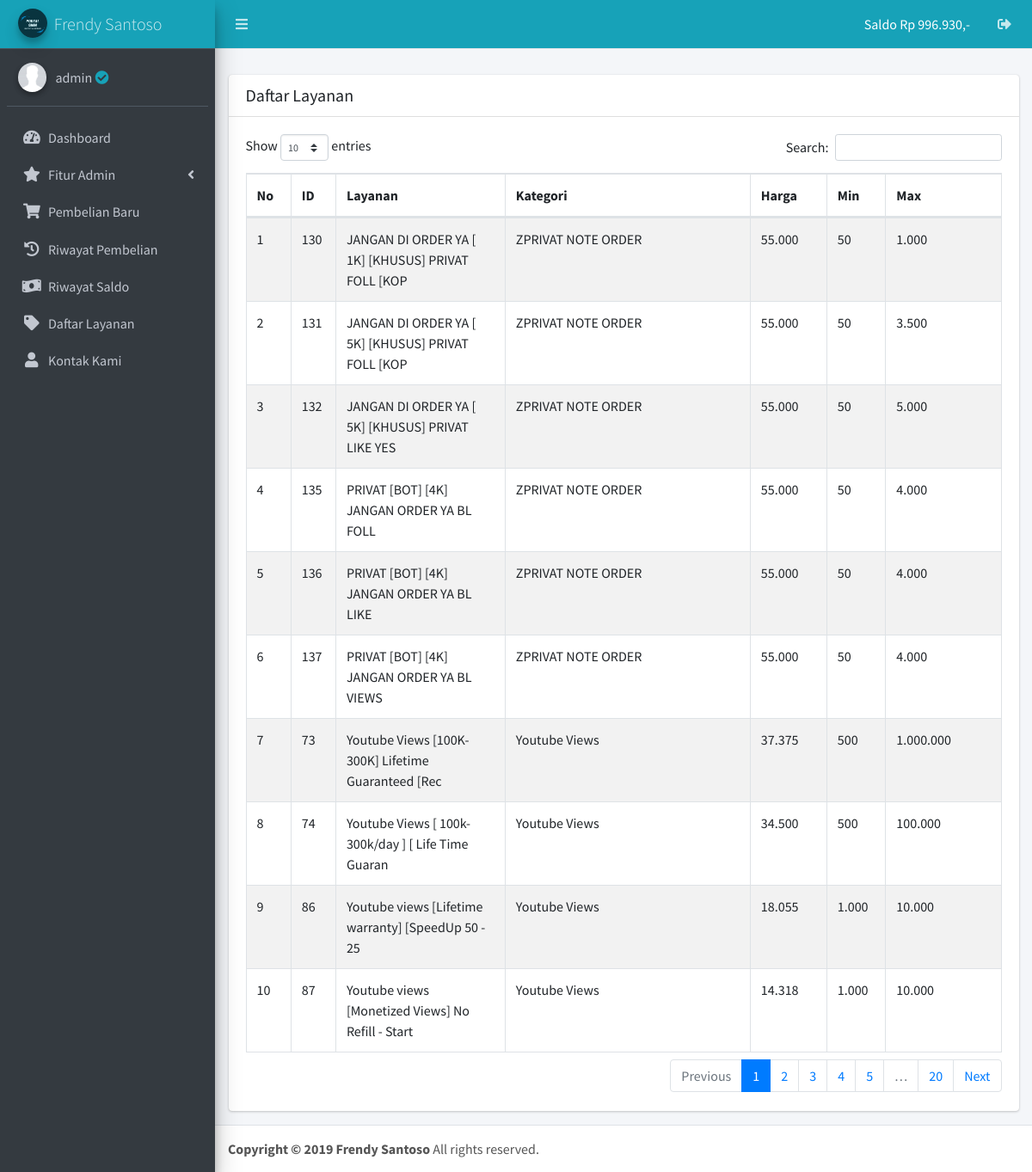
Page /daftar-layanan/index.php (signed in) on the committed database.
### tables this page shows
CREATE TABLE `user` (
  `id` int(11) NOT NULL,
  `username` varchar(50) NOT NULL,
  `password` varchar(250) NOT NULL,
  `level` varchar(50) NOT NULL,
  `saldo` bigint(20) NOT NULL,
  `saldo_terpakai` bigint(20) NOT NULL,
  `nohp` bigint(20) NOT NULL,
  `status` enum('On','Off') NOT NULL,
  `tgl_reg` varchar(30) NOT NULL
);

CREATE TABLE `service` (
  `id` int(11) NOT NULL,
  `layanan` varchar(250) NOT NULL,
  `kategori` varchar(250) NOT NULL,
  `harga` bigint(20) NOT NULL,
  `min` bigint(20) NOT NULL,
  `max` bigint(20) NOT NULL,
  `provider_id` bigint(20) NOT NULL
);

### include/function.php (called while the page is built, shortened)
<?php
	require 'data-panel.php';
	$link = "http://localhost/_11-november-2019/smm-free";
?>

### include/data-panel.php (called while the page is built)
<?php
$judul = "Frendy Santoso";
?>

### daftar-layanan/index.php (the view, shortened to what this page needs)
<?php
require '../include/function.php';
$username = $_SESSION['username'];
$qUser = mysqli_query($db, "SELECT * FROM user WHERE username = '$username'");
$fUser = mysqli_fetch_assoc($qUser);
?>
<!DOCTYPE html>
<html>
<head>
  <link rel="stylesheet" href="https://use.fontawesome.com/releases/v5.8.2/css/all.css">
  <link rel="stylesheet" href="https://code.ionicframework.com/ionicons/2.0.1/css/ionicons.min.css">
  <link rel="stylesheet" href="<?= $link; ?>/assets/plugins/datatables/dataTables.bootstrap4.css">
  <link rel="stylesheet" href="<?= $link; ?>/assets/dist/css/adminlte.min.css">
</head>
<body class="hold-transition sidebar-mini">
<div class="wrapper">
  <?php require '../include/header.php'; ?>
  <div class="content-wrapper">
    <section class="content" style="padding-top: 30px;">
      <div class="container-fluid">
        <div class="row">
          <div class="col-md-12">
            <div class="card">
              <div class="card-header">
                <h3 class="card-title">Daftar Layanan</h3>
              </div>
              <div class="card-body" style="overflow: auto;">
                <table id="example1" class="table table-bordered table-striped">
                  <thead>
                  <tr>
                    <th>No</th>
                    <th>ID</th>
                    <th>Layanan</th>
                    <th>Kategori</th>
                    <th>Harga</th>
                    <th>Min</th>
                    <th>Max</th>
                  </tr>
                  </thead>
                  <tbody>
                    <?php
                    $qRi = mysqli_query($db, "SELECT * FROM service ORDER BY kategori DESC");
                    $no = 1;
                    while ($fRi = mysqli_fetch_assoc($qRi)) :
                    ?>
                    <tr>
                      <td><?= $no; ?></td>
                      <td><?= $fRi['provider_id']; ?></td>
                      <td><?= $fRi['layanan']; ?></td>
                      <td><?= $fRi['kategori']; ?></td>
                      <td><?= number_format($fRi['harga'],0,',','.'); ?></td>
                      <td><?= number_format($fRi['min'],0,',','.'); ?></td>
                      <td><?= number_format($fRi['max'],0,',','.'); ?></td>
                    </tr>
                    <?php $no++; endwhile; ?>
                  </tbody>
                </table>
              </div>
            </div>
          </div>
        </div>
      </div>
    </section>
  </div>
  <?php require '../include/footer.php'; ?>
</div>
</body>
</html>

### include/header.php (shortened to what this page needs)
<nav class="main-header navbar navbar-expand border-bottom navbar-dark navbar-info">
  <ul class="navbar-nav">
    <li class="nav-item">
      <a class="nav-link" data-widget="pushmenu" href="#"><i class="fas fa-bars"></i></a>
    </li>
  </ul>
  <ul class="navbar-nav ml-auto">
    <li class="nav-item">
      <a class="nav-link text-white" href="<?= $link; ?>/riwayat-saldo">
        Saldo Rp <?= number_format($fUser['saldo'],0,',','.'); ?>,-
      </a>
    </li>
    <li class="nav-item">
      <a class="nav-link" href="<?= $link; ?>/logout">
        <i class="fas fa-sign-out-alt"></i>
      </a>
    </li>
  </ul>
</nav>
<aside class="main-sidebar sidebar-dark-success elevation-4">
  <a href="<?= $link; ?>" class="brand-link navbar-info">
    <img src="<?= $link; ?>/assets/dist/img/portalsmm.png" alt="AdminLTE Logo" class="brand-image img-circle elevation-3"
         style="opacity: .8">
    <span class="brand-text font-weight-light"><?= $judul; ?></span>
  </a>
  <div class="sidebar">
    <div class="user-panel mt-3 pb-3 mb-3 d-flex">
      <div class="image">
        <img src="<?= $link; ?>/assets/dist/img/profile.jpeg" class="img-circle elevation-2" alt="User Image">
      </div>
      <div class="info">
        <a href="#" class="d-block"><?= $username; ?> <?php if ($fUser['level'] === "Admin"): ?><i class="fa fa-check-circle text-info"></i><?php endif ?></a>
      </div>
    </div>
    <nav class="mt-2">
      <ul class="nav nav-pills nav-sidebar flex-column" data-widget="treeview" role="menu" data-accordion="false">
        <li class="nav-item">
          <a href="<?= $link; ?>" class="nav-link">
            <i class="nav-icon fas fa-tachometer-alt"></i>
            <p>
              Dashboard
            </p>
          </a>
        </li>
        <?php if ($fUser['level'] === "Admin"): ?>
        <li class="nav-item has-treeview">
          <a href="#" class="nav-link">
            <i class="nav-icon fas fa-star"></i>
            <p>
              Fitur Admin
              <i class="right fas fa-angle-left"></i>
            </p>
          </a>
        </li>
        <?php endif ?>
        <li class="nav-item">
          <a href="<?= $link; ?>/pembelian-baru" class="nav-link">
            <i class="nav-icon fas fa-shopping-cart"></i>
            <p>
              Pembelian Baru
            </p>
          </a>
        </li>
        <li class="nav-item">
          <a href="<?= $link; ?>/riwayat-pembelian" class="nav-link">
            <i class="nav-icon fas fa-history"></i>
            <p>
              Riwayat Pembelian
            </p>
          </a>
        </li>
        <li class="nav-item">
          <a href="<?= $link; ?>/riwayat-saldo" class="nav-link">
            <i class="nav-icon fas fa-money-bill-wave"></i>
            <p>
              Riwayat Saldo
            </p>
          </a>
        </li>
        <li class="nav-item">
          <a href="<?= $link; ?>/daftar-layanan" class="nav-link">
            <i class="nav-icon fas fa-tag"></i>
            <p>
              Daftar Layanan
            </p>
          </a>
        </li>
        <li class="nav-item">
          <a href="<?= $link; ?>/kontak-kami" class="nav-link">
            <i class="nav-icon fa fa-user"></i>
            <p>
              Kontak Kami
            </p>
          </a>
        </li>
      </ul>
    </nav>
  </div>
</aside>

### rows in the picture
user: saldo "996.930"
service: provider "130", layanan "JANGAN DI ORDER YA [ 1K] [KHUSUS] PRIVAT FOLL [KOP", kategori "ZPRIVAT NOTE ORDER", harga "55.000", min "50", max "1.000"
service: provider "131", layanan "JANGAN DI ORDER YA [ 5K] [KHUSUS] PRIVAT FOLL [KOP", kategori "ZPRIVAT NOTE ORDER", harga "55.000", min "50", max "3.500"
service: provider "132", layanan "JANGAN DI ORDER YA [ 5K] [KHUSUS] PRIVAT LIKE YES", kategori "ZPRIVAT NOTE ORDER", harga "55.000", min "50", max "5.000"
service: provider "135", layanan "PRIVAT [BOT] [4K] JANGAN ORDER YA BL FOLL", kategori "ZPRIVAT NOTE ORDER", harga "55.000", min "50", max "4.000"
service: provider "136", layanan "PRIVAT [BOT] [4K] JANGAN ORDER YA BL LIKE", kategori "ZPRIVAT NOTE ORDER", harga "55.000", min "50", max "4.000"
service: provider "137", layanan "PRIVAT [BOT] [4K] JANGAN ORDER YA BL VIEWS", kategori "ZPRIVAT NOTE ORDER", harga "55.000", min "50", max "4.000"
service: provider "73", layanan "Youtube Views [100K-300K] Lifetime Guaranteed [Rec", kategori "Youtube Views", harga "37.375", min "500", max "1.000.000"
service: provider "74", layanan "Youtube Views [ 100k-300k/day ] [ Life Time Guaran", kategori "Youtube Views", harga "34.500", min "500", max "100.000"
service: provider "86", layanan "Youtube views [Lifetime warranty] [SpeedUp 50 - 25", kategori "Youtube Views", harga "18.055", min "1.000", max "10.000"
service: provider "87", layanan "Youtube views [Monetized Views] No Refill - Start", kategori "Youtube Views", harga "14.318", min "1.000", max "10.000"

### other values in the picture
$judul "Frendy Santoso"
$username "admin"
